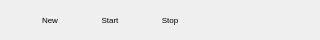
<?xml version="1.0" encoding="UTF-8"?>
<ui version="4.0">
 <class>PaintingAudioTool</class>
 <widget class="QWidget" name="PaintingAudioTool">
  <property name="geometry">
   <rect>
    <x>0</x>
    <y>0</y>
    <width>320</width>
    <height>40</height>
   </rect>
  </property>
  <property name="windowTitle">
   <string>Painting audio tool</string>
  </property>
  <widget class="QToolButton" name="Back">
   <property name="geometry">
    <rect>
     <x>0</x>
     <y>0</y>
     <width>20</width>
     <height>40</height>
    </rect>
   </property>
   <property name="font">
    <font>
     <pointsize>9</pointsize>
    </font>
   </property>
   <property name="text">
    <string/>
   </property>
   <property name="icon">
    <iconset resource="../../Images/Branon.qrc">
     <normaloff>:/images/moveLeft.png</normaloff>:/images/moveLeft.png</iconset>
   </property>
   <property name="autoRaise">
    <bool>true</bool>
   </property>
  </widget>
  <widget class="QToolButton" name="New">
   <property name="geometry">
    <rect>
     <x>20</x>
     <y>0</y>
     <width>60</width>
     <height>40</height>
    </rect>
   </property>
   <property name="font">
    <font>
     <pointsize>6</pointsize>
    </font>
   </property>
   <property name="text">
    <string>New</string>
   </property>
   <property name="icon">
    <iconset resource="../private.qrc">
     <normaloff>:/icons/new.png</normaloff>:/icons/new.png</iconset>
   </property>
   <property name="iconSize">
    <size>
     <width>18</width>
     <height>18</height>
    </size>
   </property>
   <property name="toolButtonStyle">
    <enum>Qt::ToolButtonTextUnderIcon</enum>
   </property>
   <property name="autoRaise">
    <bool>true</bool>
   </property>
  </widget>
  <widget class="QToolButton" name="Start">
   <property name="geometry">
    <rect>
     <x>80</x>
     <y>0</y>
     <width>60</width>
     <height>40</height>
    </rect>
   </property>
   <property name="font">
    <font>
     <pointsize>6</pointsize>
    </font>
   </property>
   <property name="text">
    <string>Start</string>
   </property>
   <property name="icon">
    <iconset resource="../private.qrc">
     <normaloff>:/icons/start.png</normaloff>:/icons/start.png</iconset>
   </property>
   <property name="toolButtonStyle">
    <enum>Qt::ToolButtonTextUnderIcon</enum>
   </property>
   <property name="autoRaise">
    <bool>true</bool>
   </property>
  </widget>
  <widget class="QToolButton" name="Stop">
   <property name="geometry">
    <rect>
     <x>140</x>
     <y>0</y>
     <width>60</width>
     <height>40</height>
    </rect>
   </property>
   <property name="font">
    <font>
     <pointsize>6</pointsize>
    </font>
   </property>
   <property name="text">
    <string>Stop</string>
   </property>
   <property name="icon">
    <iconset resource="../private.qrc">
     <normaloff>:/icons/stop.png</normaloff>:/icons/stop.png</iconset>
   </property>
   <property name="iconSize">
    <size>
     <width>18</width>
     <height>18</height>
    </size>
   </property>
   <property name="toolButtonStyle">
    <enum>Qt::ToolButtonTextUnderIcon</enum>
   </property>
   <property name="autoRaise">
    <bool>true</bool>
   </property>
  </widget>
 </widget>
 <resources>
  <include location="../private.qrc"/>
  <include location="../../Images/Branon.qrc"/>
 </resources>
 <connections/>
</ui>
